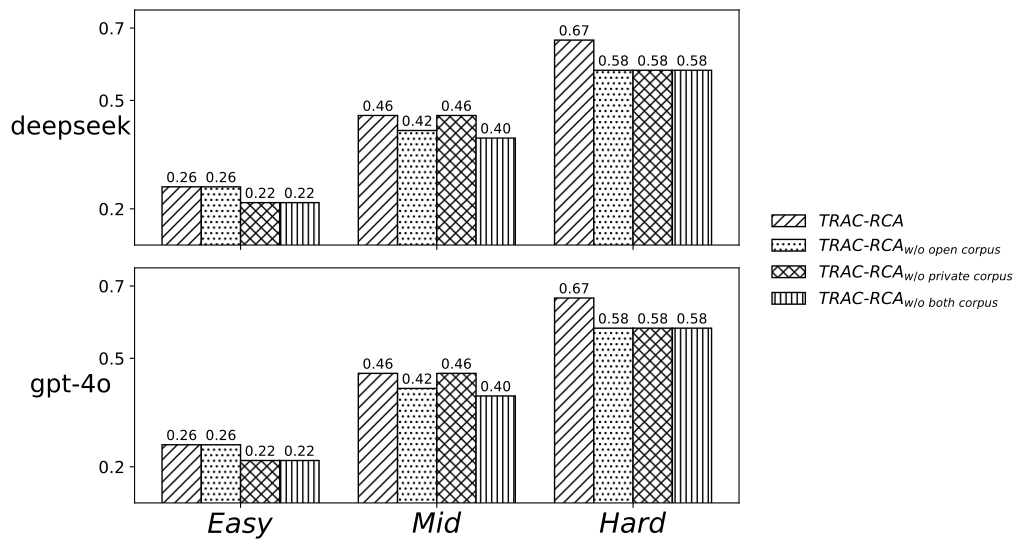

Write the Python code that produced this figure.
import matplotlib.pyplot as plt
import numpy as np

# ---------------------- 1. 数据准备 ----------------------
groups = [r'$Easy$', r'$Mid$', r'$Hard$']
models = ['M', 'M1', 'M2', 'M3']
new_legend_names = ['$TRAC\\text{-}RCA$', '$TRAC\\text{-}RCA_{w/o\ open\ corpus}$', '$TRAC\\text{-}RCA_{w/o\ private\ corpus}$', '$TRAC\\text{-}RCA_{w/o\ both\ corpus}$']

deepseek_data = {
    'M': [0.2609, 0.4583, 0.6667],
    'M1': [0.2609, 0.4167, 0.5833],
    'M2': [0.2173, 0.4583, 0.5833],
    'M3': [0.2173, 0.3958, 0.5833]
}

gpt_data = {
    'M': [0.2609, 0.4583, 0.6667],
    'M1': [0.2609, 0.4167, 0.5833],
    'M2': [0.2173, 0.4583, 0.5833],
    'M3': [0.2173, 0.3958, 0.5833]
}

styles = {
    'M': {'hatch': '///', 'color': 'white', 'edgecolor': 'black'},
    'M1': {'hatch': '...', 'color': 'white', 'edgecolor': 'black'},
    'M2': {'hatch': 'xxx', 'color': 'white', 'edgecolor': 'black'},
    'M3': {'hatch': '|||', 'color': 'white', 'edgecolor': 'black'}
}

bar_width = 0.15
group_gap = 0.75
x = np.arange(len(groups)) * group_gap

# ---------------------- 2. 全局字号设置 ----------------------
plt.rcParams.update({
    'font.size': 12,
    'axes.labelsize': 14,
    'axes.titlesize': 16,
    'xtick.labelsize': 20,
    'ytick.labelsize': 12,
    'legend.fontsize': 12,
    'figure.titlesize': 16
})

show_yticks = [0.2, 0.5, 0.7]
y_lim = (0.1, 0.75)

# ---------------------- 3. 绘图设置 ----------------------
fig, (ax1, ax2) = plt.subplots(2, 1, figsize=(9, 6), sharex=True)

# ---------------------- 4. 绘制 deepseek 子图 ----------------------
ax1.set_ylabel('deepseek', rotation=0, labelpad=20, ha='center', va='center', fontsize=18)
ax1.set_ylim(y_lim)
ax1.set_yticks(show_yticks)
ax1.tick_params(axis='y', labelsize=12)
for i, model in enumerate(models):
    ax1.bar(x + i * bar_width, deepseek_data[model], bar_width, 
            label=new_legend_names[i], **styles[model])

# ---------------------- 5. 绘制 gpt-4o 子图 ----------------------
ax2.set_ylabel('gpt-4o', rotation=0, labelpad=20, ha='center', va='center', fontsize=18)
ax2.set_ylim(y_lim)
ax2.set_yticks(show_yticks)
ax2.tick_params(axis='y', labelsize=12)
ax2.set_xticks(x + (len(models)-1)*bar_width/2)
ax2.set_xticklabels(groups)
ax2.tick_params(axis='x', labelsize=20)
for i, model in enumerate(models):
    ax2.bar(x + i * bar_width, gpt_data[model], bar_width, 
            **styles[model])

# ---------------------- 6. 添加数据标签（核心修改） ----------------------
def add_labels(ax, data):
    # 去掉所有条件判断，为所有柱子添加标签
    for i, model in enumerate(models):
        for j, val in enumerate(data[model]):
            ax.text(x[j] + i * bar_width, val + 0.005, f'{val:.2f}', 
                    ha='center', va='bottom', fontsize=10)

add_labels(ax1, deepseek_data)
add_labels(ax2, gpt_data)

# ---------------------- 7. 图例 ----------------------
handles, labels = ax1.get_legend_handles_labels()
fig.legend(handles, labels, loc='center left', bbox_to_anchor=(0.85, 0.5), 
           ncol=1, frameon=False, fontsize=12)

# ---------------------- 8. 保存与显示 ----------------------
plt.tight_layout(rect=[0, 0, 0.85, 0.95])  
plt.savefig('ablation1.pdf', dpi=300, bbox_inches='tight')
plt.show()
